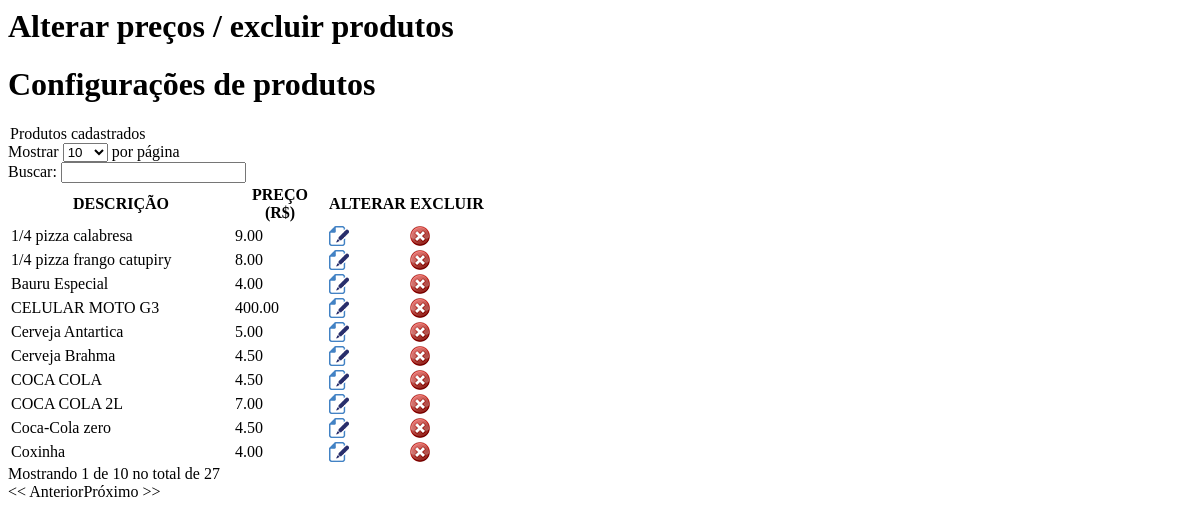
/alterapreco.php, run on an earlier commit of the app's database.
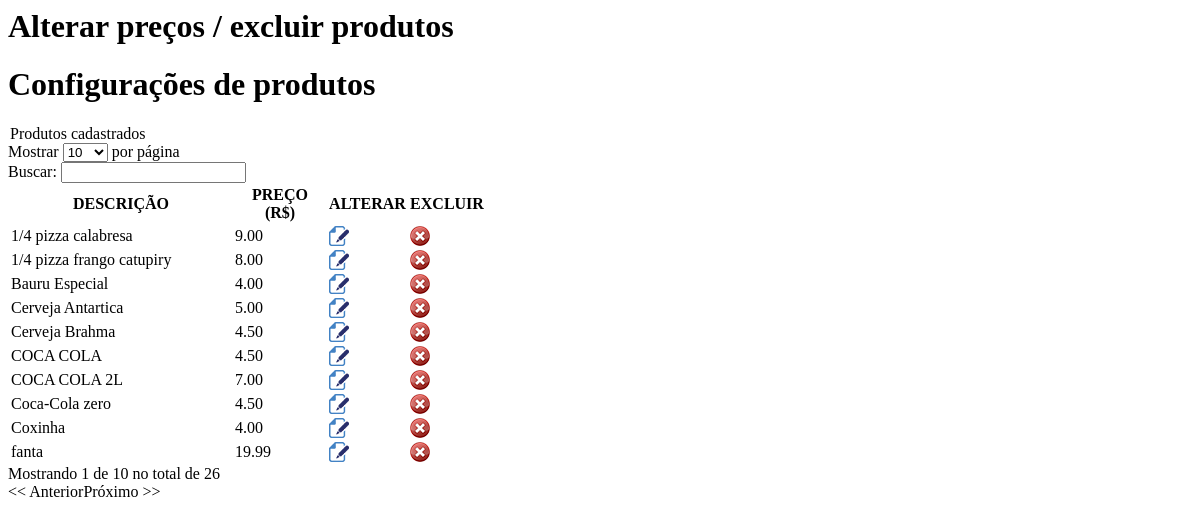
And on a later commit of the database.
### tables this page shows
CREATE TABLE `tbl_produtos` (
  `cod` int(11) NOT NULL AUTO_INCREMENT,
  `nome` varchar(150) NOT NULL,
  `img` varchar(36) NOT NULL,
  `preco` varchar(10) NOT NULL,
  `id_categoria` int(30) NOT NULL,
  `destino` int(1) NOT NULL,
  PRIMARY KEY (`cod`)
);

### alterapreco.php (the view, shortened to what this page needs)
<h1>Alterar preços / excluir produtos</h1>
<div class="container">
<div class="bs-docs-section" >
<div class="row">
   <div class="col-lg-12">
      <div class="page-header">
         <h1 id="forms">Configurações de produtos</h1>
      </div>
   </div>
</div>
<div class="bs-docs-section">
<div class="row">
<div class="col-lg-12">
   <div class="bs-component">
      <legend>Produtos cadastrados</legend>
      <table class="well display dataTable table table-striped table-bordered" id="example">
         <thead>
            <tr>
               <th>DESCRIÇÃO</th>
               <th>PREÇO (R$)</th>
               <th>ALTERAR</th>
               <th>EXCLUIR</th>
            </tr>
         </thead>
         <tbody>
            <?php
               @$pesquizar = $_POST['pesquizar'];
               $sql_select = mysql_query("SELECT * FROM tbl_produtos WHERE nome like'$pesquizar%' ORDER BY nome ASC");
               while($ver = mysql_fetch_array($sql_select)){
               ?>
            <tr>
               <td><?php echo $ver['nome'] ?>
               </td>
               <td><?php echo str_replace(",",".",$ver['preco']); ?></td>
               <td>
                  <a href="#" onclick="$('#<?php echo $ver['cod']?>').show('slow'); $('#<?php echo $ver['cod']?>').load('updatePreco.php?cod=<?php echo $ver['cod']?>');  return false">
                  <img src="imagens/file_edit.png" width="20" height="20" border="0" />
                  </a>
               </td>
               <td >
                  <a href="javascript:confirmardel('?cod=<?php echo $ver['cod']?>')"><img src="imagens/excluir.png" width="20" height="20" border="0" /></a>
               </td>
            </tr>
            <?php } ?>
      </table>
   </div>
</div>

What changed in the data, as far as the page shows it:
removed tbl_produtos: nome "CELULAR MOTO G3", preco "400.00"
now on this page (row unchanged): tbl_produtos: nome "fanta", preco "19.99"
Also different on the page:
text written by a page script: "Mostrar por página Buscar: Mostrando 1 de 10 no total de 27 << Anterior Próximo >>" → "Mostrar por página Buscar: Mostrando 1 de 10 no total de 26 << Anterior Próximo >>"
